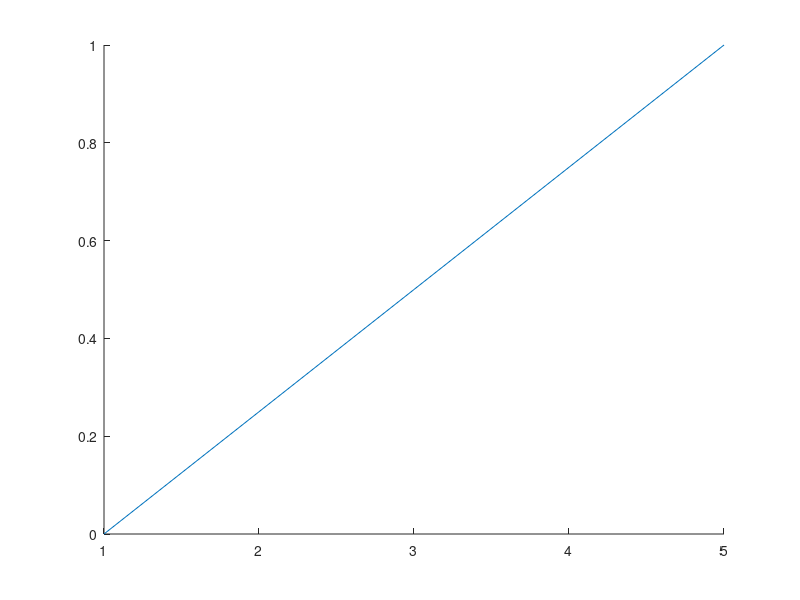

The MATLAB script that drew this image: (Note: this script raises an error after producing the figure.)
%% Getting Started with MATLAB
% 
% Document compiled by Axel Brandt and Devon Sigler for the CU Denver
% Graduate Student Seminar
%% Overview
% MATLAB, short for MATrix LABoratory, is designed to efficiently execute
% matrix computations. Among the many advantages of MATLAB include the
% MATLAB debugger, extensive help documentation, plotting and
% visualization, extensive libraries of predefined functions, and
% compatability.
%
% The CU Denver mathematics department maintains a license that allows
% graduate students to install MATLAB. Visit the CCM website 
% (<http://ccm.ucdenver.edu/sysdocs/how_to_get_and_use_matlab.html>) for
% installation instructions.
%
% To benefit from this starter guide, the reader should execute the
% included code. For a greater benefit, the reader should alter the
% included code and explore coding on their own. For the greatest benefit,
% the reader should access documentation for the MATLAB functions included
% below. This documentation is available online and by typing |help|
% followed by the function name into the Command Window.

%% Basic Computations
% In the most basic of operations, MATLAB functions as a calculator. For
% example, the expression $2(3+5)-\left(\frac{12}{5}\right)^4$ is evaluated
% and stored as the variable _x_ by the following code:

%%
x = 2*(3+5)-(12/5)^4

%%
% Once variables are defined, they are stored in the workspace and their
% value can be used by using the variable name. For instance,

%%
y = x-1

%%
% Outside of the basic operations, MATLAB has preloaded functions to
% evaluate the absolute value, square root, exponentials, and logarithms.

%% 
y = abs(x)
%% 
y = sqrt(x)
%% 
y = exp(x)
%% 
y = log(y)

%%
% Note that the last statement 'updates' the value of the variable _y_ by
% operating on its stored value. MATLAB also
% recognizes some constants such as pi and _i_.

%%
y = pi + i

%%
% Many preloaded MATLAB functions take arrays as inputs. To define a
% vector/array, elements are specified across rows delimited by either a
% space or comma, and the rows are delimited by a semicolon all within
% square brackets.
%%
m = [1,2,3;4 5 6]

%%
% Vectors can also be defined using the colon operator to specify the 
% elements of a vector via start:increment:end. The increment defaults to 1
% if it is omitted.

%%
v = 1:2:10

%%
% To automatically generate evenly spaced data values in a vector, the 
% linspace function can be used: linspace(start,end,number_of_values). The
% default number of values is 100 should the function argument be omitted.

%%
v = linspace(0,1,5)

%%
% MATLAB can also generate commonly used arrays.
%% 
m = zeros(2)
%%
m = ones(2,3)
%%
m = eye(3,2)
%%
m = diag(v)
%%
m = rand(2,3)

%%
% There are functions that generate random data according to specific
% distributions (normal, sparse, integers, etc)
%
% Arrays can be edited by redefining specific elements. Note that arrays
% are indexed starting with 1, opposed to 0 which is used in numerous other
% programming languages.
%%
m(1,2) = i

%%
% Subarrays can also be accessed and edited if desired. To specify an
% entire row or column, use the colon operator.
%%
m(2,:)
%%
% The |sortrows()| function sorts the rows of an array.
% The |find()| function identifies the nonzero elements of an array; this
% is commonly used in combination with logical operations on an array.
% The transpose and conjugate transpose of an array can be obtained as
% follows.
%%
m.'
%%
m'
%%
% Ending lines of code with a semicolon suppresses the output of that line.

%% Plotting Data
% In newer versions of MATLAB, data can be plotted simply by selecting the
% arrays containing the data and then selecting the desired plot from the
% 'plots' tab. Note that the order in which variables are selected from the
% workspace is the order they appear as arguments in the automatically
% generated function call. In lieu of this feature, we cover commands
% useful for more advanced plotting.
%
% Plots appear in figure windows. The |hold| command allows for multiple
% plots to appear on the same axes. For example:
%%
hold on
%%
plot(v)
%%
plot(v2)
%%
hold off
plot(v+v2)
%%
% Notice that the third plot replaced the first set of axes. Use the
% |figure()| function before plotting to specify the figure in which the
% plot appears.
%
% Once a figure window is open, the 'Show Plot Tools and Dock Figure'
% button in the figure toolbar allows for customizing the plot. Common
% options are colors, titles, point shapes, names. Customizing these
% features is possible through commands but are omitted in this starter
% guide. One command we will mention is |legend()|, which adds a legend to
% the graph.
%
% To organize multiple axes in the same figure window, use the |subplot()|
% command. |subplot(m,n,p)| divides the figure into an |mxn| grid and
% labels positions left to right, top to bottom. The vector |p| specifies a
% rectangular area within the grid for a set of axes.
%%
figure(1)
subplot(3,3,1)
plot(v)
title('Subplot 1')

subplot(3,3,2:3)
plot(v)
title('Subplot 2')

subplot(3,3,[4,7])
plot(v)
title('Subplot 3')

subplot(3,3,9)
plot(v)
title('Subplot 4')
%%
% The single quotations as input for |title()| denote character strings
% rather than variables or functions.
% To generate values for 3D plots, the combination of |linspace()| and
% |meshgrid()| is useful. For example:
%%
x = linspace(-2,2,20);
y = linspace(-2,2,20);
[X,Y] = meshgrid(x,y);
Z = X .* exp(-X.^2 - Y.^2);
subplot(1,2,1)
mesh(X,Y,Z)
subplot(1,2,2)
surf(X,Y,Z)

%%
% Plotting a graph (the discrete structure) is possible using
% |gplot()| and the desired adjacency matrix of a graph as input.

%% Programming
% Although programming is possible in the Command Window, it is often more
% useful to save code for future use as a script or function. 
%
% When writing scripts, sections of code can be distinguished using |%%| and
% then executed individually within the script. Interface with the user
% is possible using the |input()| command, where a character string as
% input into |input()| appears in the Command Window as a prompt to the
% user.
%
% While scripts
% access and use the Workspace for variable storage, functions create their
% own (separate) workspace during execution, a feature that helps avoid
% confusion when accessing variables. With the capability for inputs and
% outputs, functions can be applied in numerous projects without concern to
% matching variable names. While both scripts and functions are saved in
% |.m| files, functions are specified by the following code:
%%
function [ output_args ] = my_fxn( input_args )
%MY_FXN Summary of this function goes here
%   Detailed explanation goes here
    _code_
end

%%
% Notice that the use of a single |%| comments that line of text. Ample
% comments describing how to use and what is occuring in your code is a
% great programming practice!
% Functions can also be defined in a single line as an Anonymous Function
% and referred to using Function Handles (see documentation for more
% details).
%%
% Logical operators return either 1 or 0 for true or false, respectively.
% The 'and', 'or', and 'not' operators are denoted in the following lines
% of code:
%%
0 & 1
1 | 0
~1
%% 
% Doubling the 'and' and 'or' operators allows for short-circuiting, in
% which testing the logical operator stops once the outcome is known.
% The operators |>|,|<|,|>=|,|<=|,|==|,|~=| represent tests for greater
% than, less than, greater than or equal to, less than or equal to, equal,
% and not equal, respectively. Note that a single |=| assigns values to
% variables rather than testing for equality.
%
% Branching statement syntax appears below.
%%
if logical_expression_1
    _code_
elseif logical_expression_2
    _code_
    ...
else
    _code_
end

switch variable
    case _first_
        _code_
    case _second_
        _code_
        ...
    otherwise
        _code_
end
%%
% Overloading functions (allowing multiple uses) is possible using
% branching statements and other logical or numerical values to determine
% the number and type of variables given as inputs when the function was
% called. For example, |nargin| and |nargout| return the number of input
% variables and output variables, respectively, in the function call.
%
% Examples of overloaded functions include |plot()| and |nchoosek()|. When
% |plot()| is called with one vector of values, the values are plotted as
% the _y_ coordinate with their index as the _x_ coordinate. However, we
% have seen |plot()| called with two vectors (of equal size) to specify
% specific |(x,y)| coordinates.
% When |nchoosek()| is called with two scalar inputs, it returns the
% binomial coefficient. However when it is called with a vector input |v|
% followed by a scalar input |c|, it returns a matrix containing all possible
% combinations of |v| of |c| elements.
%%
% Syntax or loops appears below.
for _variable_ = _range_
    _code_
end

while logical_expression
    _code_
end

%% Miscellaneous
% As you explore MATLAB and are trying to find MATLAB functions that may be
% helpful, the |lookfor| command followed by a search keyword may help you. 
% Once you become more familiar with MATLAB functions but may not remember
% the order for inputs, the |help| command followed by the function name
% will display the commented description in that function's |.m| file
% header. This works with user defined functions as well.
%
% If you are in the middle of calculations and (for whatever reason) need
% to leave, the |save| command will save your current workspace, both
% variables and values, which can be loaded when you come back.
%
% The function |latex()| will generate LaTeX representaiton of a symbolic
% expression.
%
% When working in the Command Window, the command |clc| will clear the text
% that currently appears in the Command Window, and the command |clear|
% will clear the variables in the Workspace.
%
% Scripts and functions can display formatted text to the Command Window
% using |fprintf()|.
%
% The newer versions of MATLAB include a publishing feature, which can
% generate a .pdf file of a formatted |.m| file. This |.pdf| was created
% this way!
